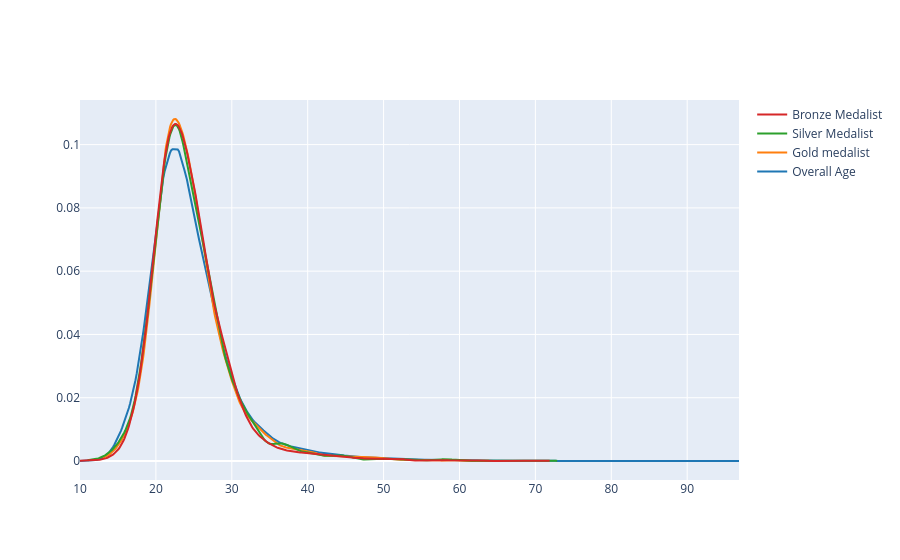

The notebook cell this image was saved under:
### Code cell
fig=ff.create_distplot([x1,x2,x3,x4],["Overall Age","Gold medalist","Silver Medalist","Bronze Medalist"],show_hist=False,show_rug=False)
fig.show()

### Figure 1 — Plotly figure (JSON) as saved in the notebook; plotly's stock layout.template omitted (floating-point values rounded to 4 significant figures; data arrays with more than 128 entries replaced by an {"elided": "..."} marker saying what was removed)
{"data": [{"legendgroup": "Overall Age", "marker": {"color": "rgb(31, 119, 180)"}, "mode": "lines", "name": "Overall Age", "showlegend": true, "type": "scatter", "x": {"elided": "500 float values"}, "xaxis": "x", "y": {"elided": "500 float values"}, "yaxis": "y"}, {"legendgroup": "Gold medalist", "marker": {"color": "rgb(255, 127, 14)"}, "mode": "lines", "name": "Gold medalist", "showlegend": true, "type": "scatter", "x": {"elided": "500 float values"}, "xaxis": "x", "y": {"elided": "500 float values"}, "yaxis": "y"}, {"legendgroup": "Silver Medalist", "marker": {"color": "rgb(44, 160, 44)"}, "mode": "lines", "name": "Silver Medalist", "showlegend": true, "type": "scatter", "x": {"elided": "500 float values"}, "xaxis": "x", "y": {"elided": "500 float values"}, "yaxis": "y"}, {"legendgroup": "Bronze Medalist", "marker": {"color": "rgb(214, 39, 40)"}, "mode": "lines", "name": "Bronze Medalist", "showlegend": true, "type": "scatter", "x": {"elided": "500 float values"}, "xaxis": "x", "y": {"elided": "500 float values"}, "yaxis": "y"}], "layout": {"barmode": "overlay", "hovermode": "closest", "legend": {"traceorder": "reversed"}, "xaxis": {"anchor": "y2", "domain": [0, 1], "zeroline": false}, "yaxis": {"anchor": "free", "domain": [0, 1], "position": 0}}}
